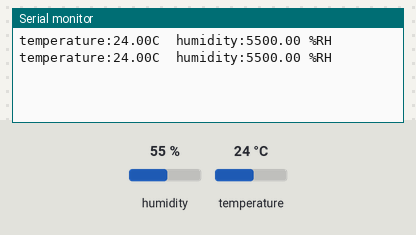
The sketch below on a simulated Arduino Uno, built with avr-gcc and run on an emulated ATmega328P. On the bench: the last lines printed to the serial monitor. The inputs (shaded band) are chosen by the test bench; at power-on: humidity 55 %, temperature 24 °C.

Above: at 1.2 s.
1.3 s: humidity set to 22 %
At 2.6 s:
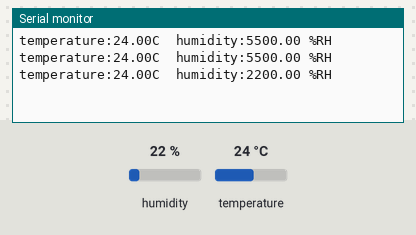
2.8 s: temperature set to 12 °C
At 3.9 s:
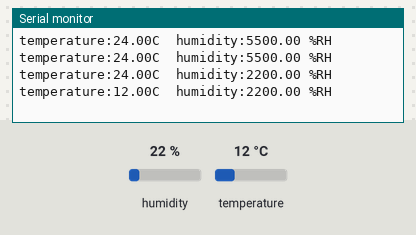
4.3 s: humidity set to 40 %
At 5.9 s:
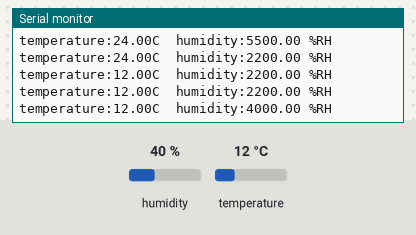
Timing chart, 0 to 7.4 s (numbered marks = the images above; inputs shaded):
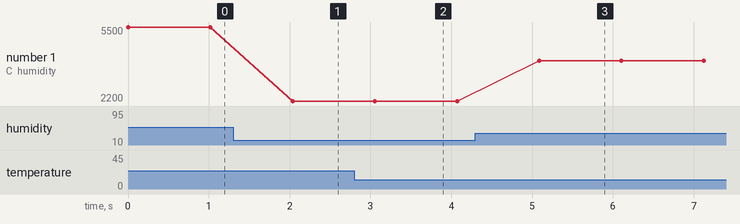

Measured:
- after the input at 1.3 s, the serial monitor: prints a new line after 0.74 s (image 1)
- after the input at 2.8 s, the serial monitor: prints a new line after 0.25 s (image 2)
- after the input at 4.3 s, the serial monitor: prints a new line after 0.79 s (image 3)
- plotted number 1: 5500 → 2200 after the input at 1.3 s, 2200 → 4000 after the input at 4.3 s

The sketch:

sketch_oct25a.ino
```cpp
// (licence header left out)
#include <DFRobot_DHT20.h>
/*!
 * @brief Construct the function
 * @param pWire IC bus pointer object and construction device, can both pass or not pass parameters, Wire in default.
 * @param address Chip IIC address, 0x38 in default.
 */
DFRobot_DHT20 dht20;
void setup(){

  Serial.begin(115200);
  //Initialize sensor
  while(dht20.begin()){
    Serial.println("Initialize sensor failed");
    delay(1000);
  }
}

void loop(){
  //Get ambient temperature
  Serial.print("temperature:"); Serial.print(dht20.getTemperature());Serial.print("C");
  //Get relative humidity
  Serial.print("  humidity:"); Serial.print(dht20.getHumidity()*100);Serial.println(" %RH");

  delay(1000);

}
```
